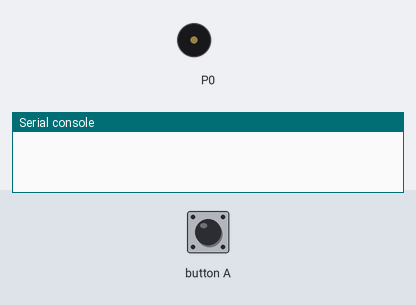
Recording of a program running on a simulated BBC micro:bit running MicroPython. On the bench: buzzer (waves = sounding), the last lines printed to the serial console. The inputs (shaded band) are chosen by the test bench. No radio messages arrive unless stated (any console line starting 'radio sent:' is added by the test bench).

Above: at 1.2 s.
1.3 s: button A pressed for 0.15 s
At 1.49 s:
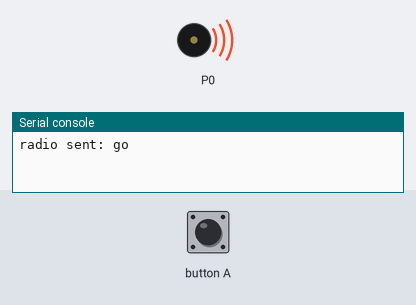
Timing chart, 0 to 9.3 s (numbered marks = the images above; inputs shaded):
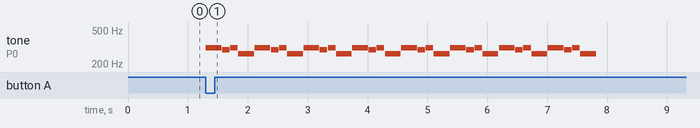

Measured:
- after the input at 1.3 s, tone on P0: silent → 311 Hz at once, then repeats every 0.82 s: silent 0.01 s, 294 Hz 0.13 s, silent 0.01 s, 311 Hz 0.13 s, silent 0.01 s, 262 Hz 0.26 s, silent 0.01 s, 311 Hz 0.26 s, until it stays silent from 7.8 s

The program:

choirboy_encoding.py
```python
from microbit import *
import music
import radio

# Flexible encoding for was overkill for most things:
# Much easier to just encode each part in a dictionary

# Carol of the Bells
SONG = {
    "voice_1": ['eb4:2','d4:1','eb4:1','c4:2','eb4:2','d4:1','eb4:1','c4:2','eb4:2','d4:1','eb4:1','c4:2','eb4:2','d4:1','eb4:1','c4:2','eb4:2','d4:1','eb4:1','c4:2','eb4:2','d4:1','eb4:1','c4:2','eb4:2','d4:1','eb4:1','c4:2','eb4:2','d4:1','eb4:1','c4:2'],
    "voice_2": ['r:24','g4:2','f4:1','g4:1','eb4:2','g4:2','f4:1','g4:1','eb4:2','g4:2','f4:1','g4:1','eb4:2','g4:2','f4:1','g4:1','eb4:2'],
}

MY_PART = "voice_1"

radio.config(group=201, power=6)
radio.on()
music.set_tempo(bpm=110)

# Listen for 'go' message as in previous program
while True:
    message = radio.receive()
    if message == 'go':
        music.play(SONG[MY_PART])

    if button_a.was_pressed():
        radio.send('go')
        music.play(SONG[MY_PART])
```
